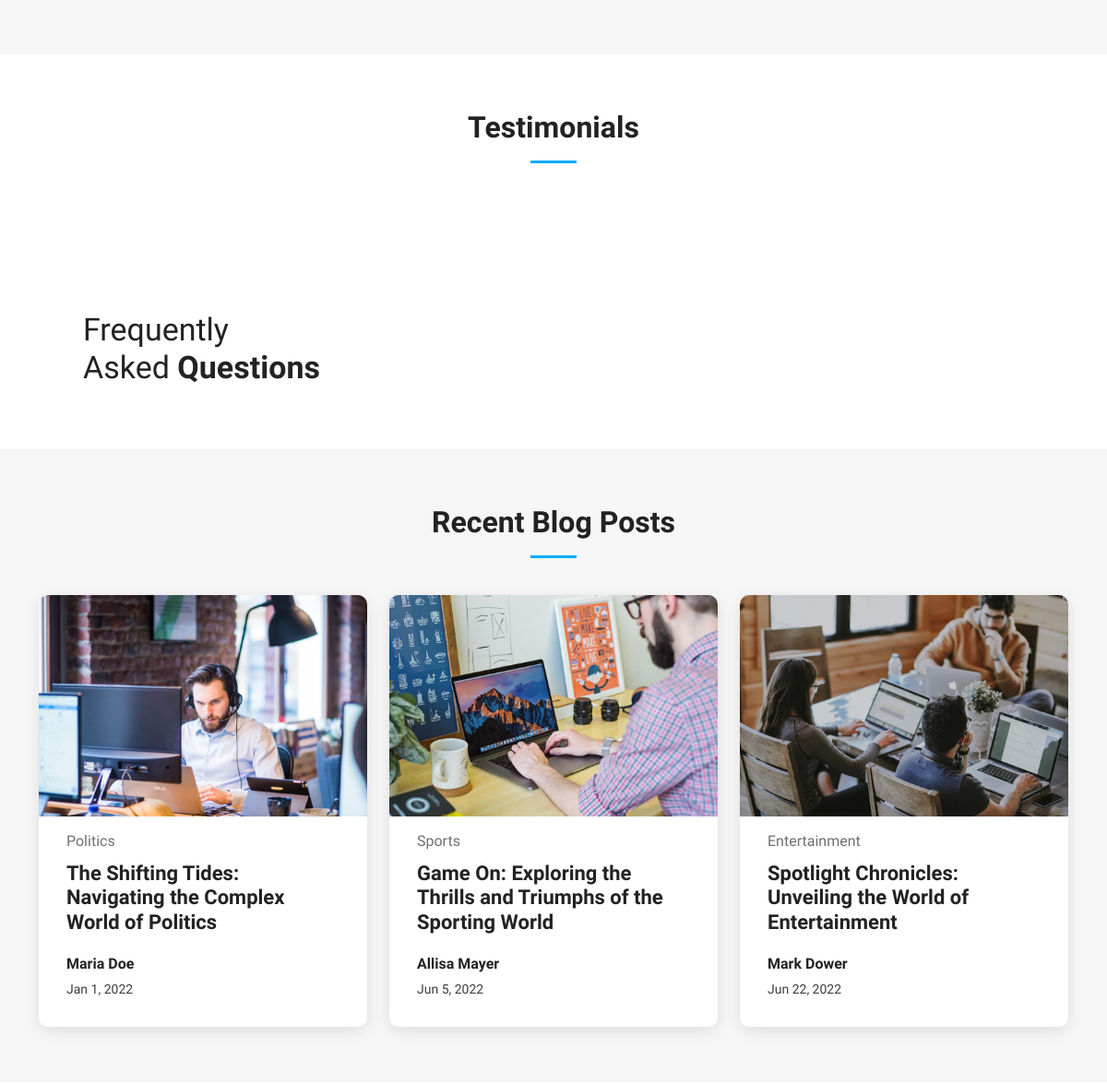
The app's page / (middle part), older data.
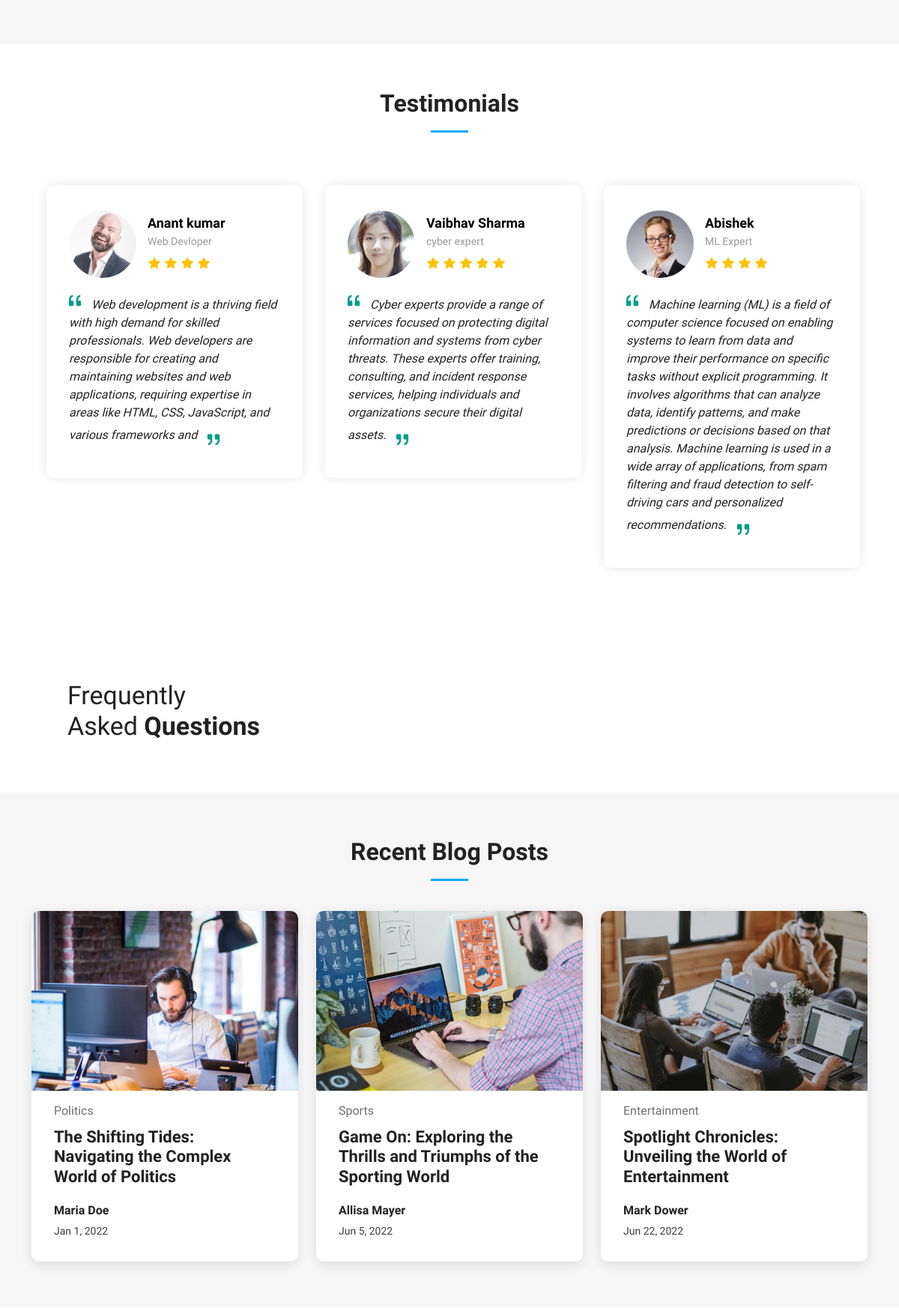
The same page, newer data.
### app/models.py (models this page shows, shortened)
class Testinomial(models.Model):
    user_name = models.CharField(max_length=50,unique=True)
    user_image = models.CharField(max_length = 255, blank=True, null=True)
    user_role = models.CharField(max_length=150)
    RATING_CHOICES = [(i, str(i)) for i in range(1, 6)]
    rating = models.IntegerField(choices=RATING_CHOICES, blank=True, null=True)
    rivew = models.TextField()

### app/views.py (the view)
# urls.py: path('', index,name="home"),
def index(request):
    general_info = GeneralInfo.objects.first()  # Get the first GeneralInfo object
    services = Service.objects.all()
    testinomials = Testinomial.objects.all()
    faqs = FrequentlyAskedQuestion.objects.all()
    context = {
        'company_name': general_info.company_name,
        'location': general_info.location,
        'email': general_info.email,
        'phone': general_info.phone ,
        'open_hours': general_info.open_hours ,
        'video_url': general_info.video_url ,
        'twitter_url': general_info.twitter_url ,
        'facebook_url': general_info.facebook_url ,
        'instagram_url': general_info.instagram_url ,
        'linkedin_url': general_info.linkedin_url ,
        "services" : services,
        "testinomials" : testinomials,
        "faqs" : faqs,
    }
    return render(request,"index.html", context)

### templates/index.html (shortened to what this page needs)
{% extends 'assets/main.html' %}
{% load static %}
{% block mainContent %}
    <section id="services" class="services sections-bg">
    </section>
    <section id="testimonials" class="testimonials">
      <div class="container" data-aos="fade-up">
        <div class="section-header">
          <h2>Testimonials</h2>
        </div>
        <div class="slides-3 swiper" data-aos="fade-up" data-aos-delay="100">
          <div class="swiper-wrapper">
          {% for testinomial in testinomials %}
            <div class="swiper-slide">
              <div class="testimonial-wrap">
                <div class="testimonial-item">
                  <div class="d-flex align-items-center">
                  {% if "https" in testinomial.user_image %}
                    <img src="{{testinomial.user_image}}" class="testimonial-img flex-shrink-0" alt="">
                  {% else %}
                    <img src="{% static testinomial.user_image %}" class="testimonial-img flex-shrink-0" alt="">
                  {% endif %}
                    <div>
                      <h3>{{testinomial.user_name}}</h3>
                      <h4>{{testinomial.user_role}}</h4>
                      <div class="stars">
                      {% for i in 'x'|ljust:testinomial.rating %}
                        <i class="bi bi-star-fill"></i>
                      {% endfor %}
                      </div>
                    </div>
                  </div>
                  <p>
                    <i class="bi bi-quote quote-icon-left"></i>
                    {{testinomial.rivew}}
                    <i class="bi bi-quote quote-icon-right"></i>
                  </p>
                </div>
              </div>
            </div>
            {% endfor %}
    </section>
    <section id="faq" class="faq">
      <div class="container" data-aos="fade-up">
        <div class="row gy-4">
          <div class="col-lg-4">
            <div class="content px-xl-5">
              <h3>Frequently Asked <strong>Questions</strong></h3>
            </div>
          </div>
          <div class="col-lg-8">
          </div>
        </div>
      </div>
    </section>
    <section id="recent-posts" class="recent-posts sections-bg">
      <div class="container" data-aos="fade-up">
        <div class="section-header">
          <h2>Recent Blog Posts</h2>
        </div>
        <div class="row gy-4">
          <div class="col-xl-4 col-md-6">
            <article>
              <div class="post-img">
                <img src="{% static 'assets/img/blog/blog-1.jpg' %}" alt="" class="img-fluid">
              </div>
              <p class="post-category">Politics</p>
              <h2 class="title">
                <a href="blog-details.html">The Shifting Tides: Navigating the Complex World of Politics</a>
              </h2>
              <div class="d-flex align-items-center">
                <div class="post-meta">
                  <p class="post-author">Maria Doe</p>
                  <p class="post-date">
                    <time datetime="2022-01-01">Jan 1, 2022</time>
                  </p>
                </div>
              </div>
            </article>
          </div>
          <div class="col-xl-4 col-md-6">
            <article>
              <div class="post-img">
                <img src="{% static 'assets/img/blog/blog-2.jpg' %}" alt="" class="img-fluid">
              </div>
              <p class="post-category">Sports</p>
              <h2 class="title">
                <a href="blog-details.html">Game On: Exploring the Thrills and Triumphs of the Sporting World</a>
              </h2>
              <div class="d-flex align-items-center">
                <div class="post-meta">
                  <p class="post-author">Allisa Mayer</p>
                  <p class="post-date">
                    <time datetime="2022-01-01">Jun 5, 2022</time>
                  </p>
                </div>
              </div>
            </article>
          </div>
          <div class="col-xl-4 col-md-6">
            <article>
              <div class="post-img">
                <img src="{% static 'assets/img/blog/blog-3.jpg' %}" alt="" class="img-fluid">
              </div>
              <p class="post-category">Entertainment</p>
              <h2 class="title">
                <a href="blog-details.html">Spotlight Chronicles: Unveiling the World of Entertainment</a>
              </h2>
              <div class="d-flex align-items-center">
                <div class="post-meta">
                  <p class="post-author">Mark Dower</p>
                  <p class="post-date">
                    <time datetime="2022-01-01">Jun 22, 2022</time>
                  </p>
                </div>
              </div>
            </article>
          </div>
        </div>
      </div>
    </section>
{% endblock mainContent %}

### templates/assets/main.html (shortened to what this page needs)
{% load static %}
<!DOCTYPE html>
<html lang="en">
<head>
  <link href="{% static 'assets/vendor/bootstrap/css/bootstrap.min.css' %}" rel="stylesheet">
  <link href="{% static 'assets/vendor/bootstrap-icons/bootstrap-icons.css' %}" rel="stylesheet">
  <link href="{% static 'assets/vendor/aos/aos.css' %}" rel="stylesheet">
  <link href="{% static 'assets/vendor/glightbox/css/glightbox.min.css' %}" rel="stylesheet">
  <link href="{% static 'assets/vendor/swiper/swiper-bundle.min.css' %}" rel="stylesheet">
  <link href="{% static 'assets/css/main.css' %}" rel="stylesheet">
</head>
<body>
  <main id="main">
    {% block mainContent %}
    {% endblock mainContent %}
  </main>
</body>
</html>

### templates/assets/header.html (shortened to what this page needs)
{% load static %}

### static/assets/css/main.css (style rules this page uses)
:root { --font-default: "Open Sans", system-ui, -apple-system, "Segoe UI", Roboto, "Helvetica Neue", Arial, "Noto Sans", "Liberation Sans", sans-serif, "Apple Color Emoji", "Segoe UI Emoji", "Segoe UI Symbol", "Noto Color Emoji"; --font-primary: "Montserrat", sans-serif; --font-secondary: "Poppins", sans-serif; }
:root { --color-default: #222222; --color-primary: #04abff; --color-secondary: #f85a40; }
:root { scroll-behavior: smooth; }
body { font-family: var(--font-default); color: var(--color-default); }
a { color: var(--color-primary); text-decoration: none; }
h1, h2, h3, h4, h5, h6 { font-family: var(--font-primary); }
section { padding: 60px 0; overflow: hidden; }
.sections-bg { background-color: #f6f6f6; }
.section-header { text-align: center; padding-bottom: 20px; }
.section-header h2 { font-size: 32px; font-weight: 600; margin-bottom: 20px; padding-bottom: 20px; position: relative; }
.section-header h2:after { content: ""; position: absolute; display: block; width: 50px; height: 3px; background: var(--color-primary); left: 0; right: 0; bottom: 0; margin: auto; }
section { scroll-margin-top: 70px; }
.services { padding: 60px 0; }
.testimonials .testimonial-wrap { padding-left: 10px; }
.testimonials .testimonial-item { box-sizing: content-box; padding: 30px; margin: 30px 10px; box-shadow: 0px 0 15px rgba(0, 0, 0, 0.1); position: relative; background: #fff; border-radius: 10px; }
.testimonials .testimonial-item .testimonial-img { width: 90px; border-radius: 50px; margin-right: 15px; }
.testimonials .testimonial-item h3 { font-size: 18px; font-weight: bold; margin: 10px 0 5px 0; color: #000; }
.testimonials .testimonial-item h4 { font-size: 14px; color: #999; margin: 0; }
.testimonials .testimonial-item .stars { margin: 10px 0; }
.testimonials .testimonial-item .stars i { color: #ffc107; margin: 0 1px; }
.testimonials .testimonial-item .quote-icon-left, .testimonials .testimonial-item .quote-icon-right { color: #009d8b; font-size: 26px; line-height: 0; }
.testimonials .testimonial-item .quote-icon-left { display: inline-block; left: -5px; position: relative; }
.testimonials .testimonial-item .quote-icon-right { display: inline-block; right: -5px; position: relative; top: 10px; transform: scale(-1, -1); }
.testimonials .testimonial-item p { font-style: italic; margin: 15px auto 15px auto; }
.faq .content h3 { font-weight: 400; font-size: 34px; }
.recent-posts article { box-shadow: 0 4px 16px rgba(0, 0, 0, 0.1); background-color: #fff; padding: 30px; height: 100%; border-radius: 10px; overflow: hidden; }
.recent-posts .post-img { max-height: 240px; margin: -30px -30px 15px -30px; overflow: hidden; }
.recent-posts .post-category { font-size: 16px; color: #6f6f6f; margin-bottom: 10px; }
.recent-posts .title { font-size: 22px; font-weight: 700; padding: 0; margin: 0 0 20px 0; }
.recent-posts .title a { color: var(--color-default); transition: 0.3s; }
.recent-posts .post-author { font-weight: 600; margin-bottom: 5px; }
.recent-posts .post-date { font-size: 14px; color: #3c3c3c; margin-bottom: 0; }

Row changes from the older to the newer data that the page shows:
added Testinomial: user_image (picture), user_name "Anant kumar", user_role "Web Devloper", rating 4 (drawn), rivew "Web development is a thriving field with high demand for skilled professionals. Web developers are responsible for creating and maintaining websites and web applications, requiring expertise in areas like HTML, CSS, JavaScript, and various frameworks and"
added Testinomial: user_image (picture), user_name "Vaibhav Sharma", user_role "cyber expert", rating 5 (drawn), rivew "Cyber experts provide a range of services focused on protecting digital information and systems from cyber threats. These experts offer training, consulting, and incident response services, helping individuals and organizations secure their digital assets."
added Testinomial: user_image (picture), user_name "Abishek", user_role "ML Expert", rating 4 (drawn), rivew "Machine learning (ML) is a field of computer science focused on enabling systems to learn from data and improve their performance on specific tasks without explicit programming. It involves algorithms that can analyze data, identify patterns, and make predictions or decisions based on that analysis. Machine learning is used in a wide array of applications, from spam filtering and fraud detection to self-driving cars and personalized recommendations."
